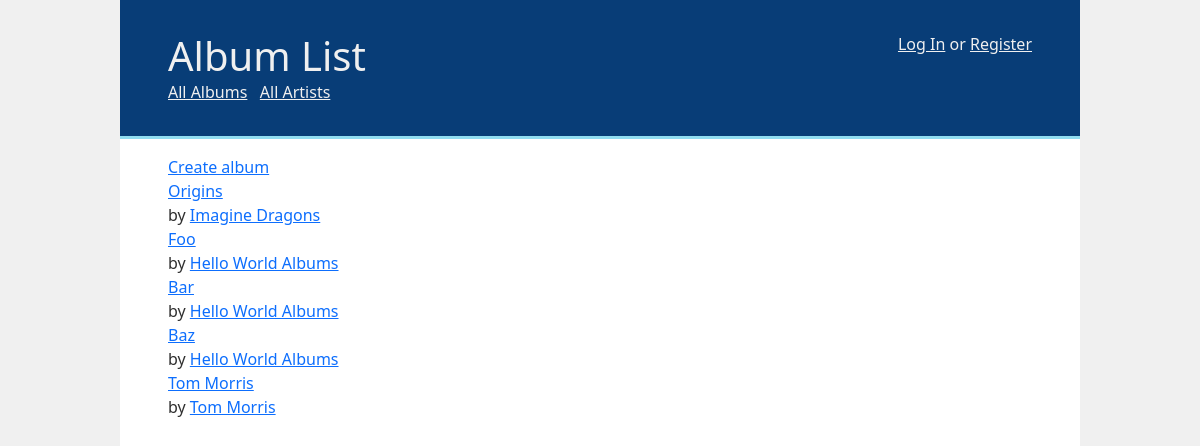
The page / on the database its author committed.
### albums/models.py (models this page shows, shortened)
class Album(models.Model):
    title = models.CharField(max_length=200)
    artist = models.ForeignKey(Artist, on_delete=models.CASCADE)
    release_date = models.DateField(blank=True, null=True)
    created_at = models.DateTimeField(auto_now_add=True)

class Artist(models.Model):
    name = models.CharField(max_length=200)
    created_at = models.DateTimeField(auto_now_add=True)

### albums/views.py (the view)
# urls.py: path('', views.album_list),
def album_list(request):
    albums = Album.objects.all()
    if settings.SORT_LISTS:
        albums = albums.order_by(Lower('title'))
    if request.user.is_authenticated:
        profile = Profile.objects.get(user=request.user)
        favorites = profile.favorites.values_list('id', flat=True)
    else:
        favorites = []
    return render(request, 'albums/album_list.html', {
        'page_name': 'Album List',
        'albums': albums,
        'favorites': favorites,
    })

### albums/context_processors.py (called while the page is built)
def site_name(request):
    return {
        'site_name': settings.SITE_NAME,
    }

### templates/albums/album_list.html (shortened to what this page needs)
{% extends 'base.html' %}
{% load static %}
{% block content %}
<div><a href="{% url 'New album' %}">Create album</a></div>
{% for album in albums %}
<article>
    <div><a href="{% url 'Album details' pk=album.pk %}">{{ album.title }}</a></div>
    <div>by <a href="{% url 'Artist details' pk=album.artist.pk %}">{{ album.artist.name }}</a></div>
</article>
{% endfor %}
{% endblock %}

### templates/base.html (shortened to what this page needs)
{% load static %}
<!DOCTYPE html>
<html lang="en">
<head>
    <link rel="stylesheet" href="{% static 'css/bootstrap.min.css' %}">
    <link rel="stylesheet" href="{% static 'css/styles.css' %}">
</head>
<body>
    <div id="content">
        <header>
            <div class="spacer">
                <div class="flex between">
                    <div>
                        <h1>{% if page_name %}{{ page_name }}{% else %}{{ site_name }}{% endif %}</h1>
                        <div><a href="{% url 'Album list' %}">All Albums</a> &nbsp; <a href="{% url 'Artist list' %}">All Artists</a></div>
                    </div>
                    <div class="text-right">
                        {% if user.is_authenticated %}
                            <div>Welcome, {{ user.username }}!</div>
                            <div><a href="{% url 'Favorites' %}">Favorites</a> &nbsp; <a href="/accounts/logout/">Log Out</a></div>
                        {% else %}
                            <a href="/accounts/login/">Log In</a> or <a href="/accounts/register/">Register</a>
                        {% endif %}
                    </div>
                </div>
            </div>
        </header>
        <main>
            <div class="spacer">
                {% block content %}
                {% endblock %}
            </div>
        </main>
    </div>
</body>
</html>

### static/css/styles.css (style rules this page uses)
body { margin: auto; width: 80%; background-color: #f0f0f0; color: #303030; font-family: 'Segoe UI', Tahoma, Geneva, Verdana, sans-serif; }
header { background-color: #083d77; border-bottom: 3px solid #90ddf0; padding: 2rem 0; }
header * { color: #f0f0f0; }
header h1 { display: flex; align-items: center; }
#content { background-color: #fff; min-height: 100vh; }
h1 { margin: 0; }
.spacer { margin: auto; width: 90%; }
main { padding: 1rem 0; }
.text-right { text-align: right; }
.flex { display: flex; }
.flex.between { justify-content: space-between; }

### rows shown on the page
Album: title "Origins", artist.name "Imagine Dragons"
Album: title "Foo", artist.name "Hello World Albums"
Album: title "Bar", artist.name "Hello World Albums"
Album: title "Baz", artist.name "Hello World Albums"
Album: title "Tom Morris", artist.name "Tom Morris"

### other values the page prints
{{ page_name }} "Album List"
